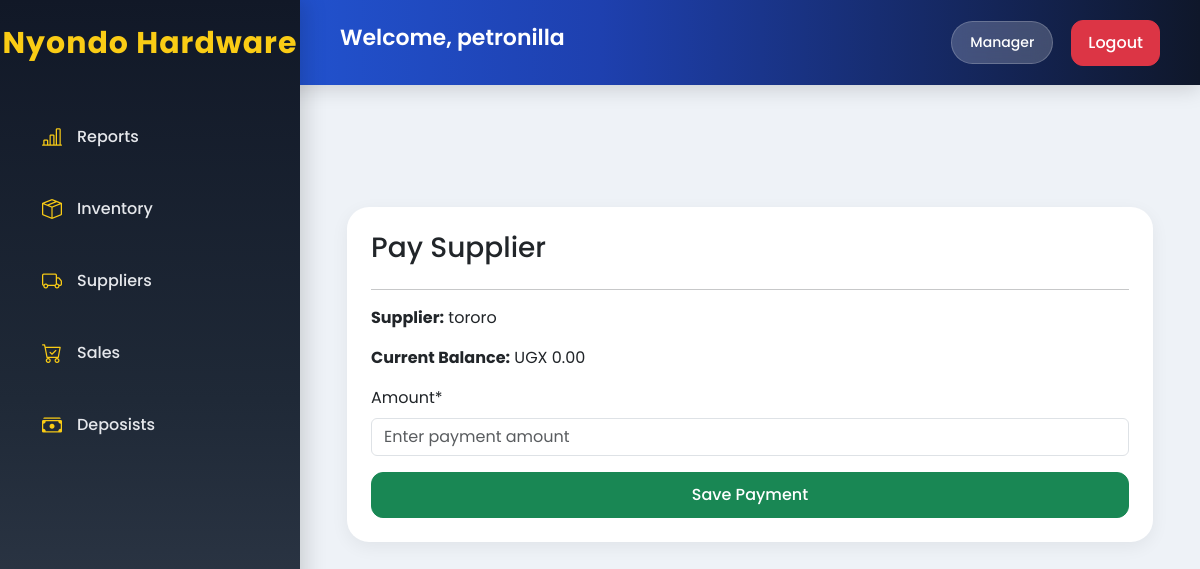
The page /suppliers/payment/3/ (signed in) on the database its author committed.
### account/models.py (models this page shows, shortened)
class CustomUser(AbstractUser):
    ROLE_CHOICES = (
        ('manager', 'Manager'),
        ('stock', 'Stock Personnel'),
        ('sales', 'Sales Personnel'),
    )
    role = models.CharField(max_length=20, choices=ROLE_CHOICES, default='sales')
    nin = models.CharField(max_length=14, unique=True, blank=True, null=True)
    phone_number = models.CharField(max_length=15, unique=True, validators=[RegexValidator(regex=r'^(07|03)\d{8}$', message="Enter a valid Ugandan phone number (07XXXXXXXX or 03XXXXXXXX)")
        ],
        blank=True,
        null=True
    )
    is_active = models.BooleanField(default=True)
    created_at = models.DateTimeField( auto_now_add=True)
    updated_at = models.DateTimeField(auto_now=True)

### suppliers/models.py (models this page shows, shortened)
class Supplier(models.Model):
    phone_validator = RegexValidator(
        regex=r'^(07\d{8}|2567\d{8})$',
        message='Enter valid Ugandan phone number'
    )
    STATUS = (
        ('paid', 'Paid'),
        ('pending', 'Pending'),
    )
    company_name = models.CharField(
        max_length=255
    )
    contact_person = models.CharField(
        max_length=255
    )
    phone_number = models.CharField(
        max_length=15,
        validators=[phone_validator]
    )
    email = models.EmailField(
        blank=True,
        null=True
    )
    location = models.CharField(
        max_length=255
    )
    product_supplied = models.CharField(
        max_length=255
    )
    total_supplied_amount = models.DecimalField(
        max_digits=12,
        decimal_places=2,
        default=0
    )
    amount_paid = models.DecimalField(
        max_digits=12,
        decimal_places=2,
        default=0
    )
    balance = models.DecimalField(
        max_digits=12,
        decimal_places=2,
        default=0
    )
    payment_status = models.CharField(
        max_length=10,
        choices=STATUS,
        default='pending'
    )
    created_at = models.DateTimeField(
        auto_now_add=True
    )

### suppliers/views.py (the view)
def add_supplier_payment(request, id):
    supplier = get_object_or_404(
        Supplier,
        id=id
    )
    form = SupplierPaymentForm(
        request.POST or None
    )
    if form.is_valid():
        payment = form.save(commit=False)
        payment.supplier = supplier
        payment.save()
        update_supplier_balance(supplier)
        return redirect('supplier_list')
    return render(
        request,
        'add_supplier_payment.html',
        {
            'form': form,
            'supplier': supplier
        }
    )

### suppliers/forms.py
class SupplierPaymentForm(forms.ModelForm):
    class Meta:
        model = SupplierPayment
        fields = ['amount']
        widgets = {
            'amount': forms.NumberInput(attrs={
                'class': 'form-control',
                'placeholder': 'Enter payment amount'
            })
        }

### suppliers/templates/add_supplier_payment.html (shortened to what this page needs)
{% extends 'base.html' %}
{% load crispy_forms_tags %}
{% block content %}
<div class="container mt-5">
    <div class="card p-4">
        <h3>
            Pay Supplier
        </h3>
        <hr>
        <p>
            <strong>Supplier:</strong>
            {{ supplier.company_name }}
        </p>
        <p>
            <strong>Current Balance:</strong>
            UGX {{ supplier.balance }}
        </p>
        <form method="POST">
            {{ form|crispy }}
            <button class="btn btn-success w-100">
                Save Payment
            </button>
        </form>
    </div>
</div>
{% endblock %}

### nyondo_stock_project/templates/base.html (shortened to what this page needs)
{% load static %}
<!DOCTYPE html>
<html lang="en">
<head>
    <link
        href="https://cdn.jsdelivr.net/npm/bootstrap@5.3.3/dist/css/bootstrap.min.css"
        rel="stylesheet"
    >
    <link
        rel="stylesheet"
        href="https://cdn.jsdelivr.net/npm/bootstrap-icons@1.11.3/font/bootstrap-icons.min.css"
    >
  <link rel="stylesheet" href="{% static 'styles.css' %}">
</head>
<body>
{% if user.is_authenticated %}
<div class="sidebar">
        <h2>
        Nyondo Hardware
      </h2>
    {% if user.role == "manager" %}
    <a href="/reports/">
        <i class="bi bi-bar-chart-line"></i>
        <span>Reports</span>
    </a>
    {% endif %}
    {% if user.role == "manager" or user.role == "stock" %}
    <a href="/inventory/">
        <i class="bi bi-box-seam"></i>
        <span>Inventory</span>
    </a>
    <a href="/suppliers/">
        <i class="bi bi-truck"></i>
        <span>Suppliers</span>
    </a>
    {% endif %}
    {% if user.role == "manager" or user.role == "sales" %}
    <a href="{% url 'sales_list' %}">
        <i class="bi bi-cart-check"></i>
        <span>Sales</span>
    </a>
    <a href="/deposists/">
        <i class="bi bi-cash-stack"></i>
        <span>Deposists</span>
    </a>
    {% endif %}
</div>
<div class="topbar">
    <h4>
        Welcome,
        {{ user.username }}
    </h4>
    <div class="user-info">
        <span class="role-badge">
            {{ user.role|title }}
        </span>
       <form method="POST" action="{% url 'logout' %}">
    <button type="submit" class="btn btn-danger">
        Logout
    </button>
</form>
    </div>
</div>
{% endif %}
<div class="content">
    {% block content %}
    {% endblock %}
</div>
</body>
</html>

### nyondo_stock_project/static/styles.css (style rules this page uses)
* { margin: 0; padding: 0; box-sizing: border-box; }
body { font-family: 'Poppins', sans-serif; background: #eef2f7; overflow-x: hidden; }
.sidebar { position: fixed; top: 0; left: 0; width: 300px; height: 100vh; background: linear-gradient( 180deg, #111827, #1f2937, #374151 ); color: white; padding-top: 25px; box-shadow: 6px 0 20px rgba(0,0,0,0.15); z-index: 1000; }
.sidebar h2 { text-align: center; font-size: 30px; font-weight: 700; margin-bottom: 45px; color: #facc15; letter-spacing: 1px; }
.sidebar a { display: flex; align-items: center; gap: 15px; padding: 16px 28px; color: #e5e7eb; text-decoration: none; font-size: 16px; font-weight: 500; transition: 0.3s ease; margin: 10px 14px; border-radius: 16px; }
.sidebar i { font-size: 20px; color: #facc15; }
.topbar { position: fixed; top: 0; left: 0; width: 100%; height: 85px; background: linear-gradient( 90deg, #2563eb, #1e40af, #0f172a ); display: flex; justify-content: space-between; align-items: center; padding-left: 340px; padding-right: 40px; box-shadow: 0 4px 20px rgba(0,0,0,0.15); z-index: 900; }
.topbar h4 { font-weight: 600; color: white; font-size: 22px; }
.user-info { display: flex; align-items: center; gap: 18px; }
.role-badge { background: rgba(255,255,255,0.2); backdrop-filter: blur(10px); color: white; padding: 10px 18px; border-radius: 30px; font-size: 14px; font-weight: 500; border: 1px solid rgba(255,255,255,0.2); }
.content { margin-left: 300px; margin-top: 100px; padding: 35px; }
.card { border: none; border-radius: 22px; background: white; box-shadow: 0 5px 18px rgba(0,0,0,0.06); transition: 0.3s ease; }
.btn { border-radius: 12px; font-weight: 500; padding: 10px 16px; }

### rows shown on the page
CustomUser: username "petronilla", role "Manager"
Supplier: company_name "tororo", balance "0.00"
